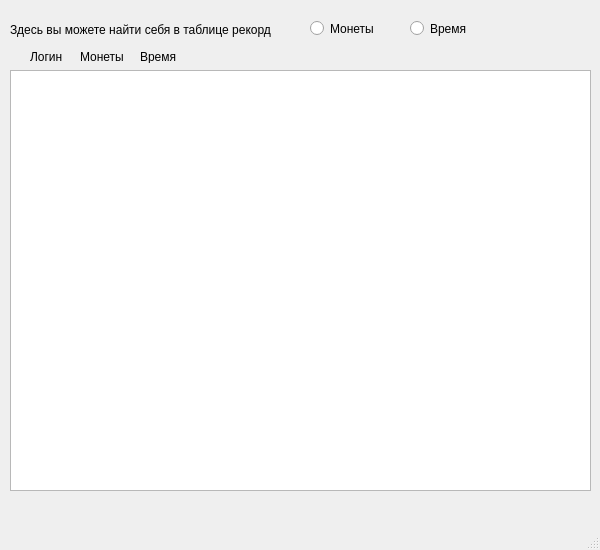
<?xml version="1.0" encoding="UTF-8"?>
<ui version="4.0">
 <class>MainWindow</class>
 <widget class="QMainWindow" name="MainWindow">
  <property name="geometry">
   <rect>
    <x>0</x>
    <y>0</y>
    <width>600</width>
    <height>550</height>
   </rect>
  </property>
  <property name="windowTitle">
   <string>MainWindow</string>
  </property>
  <widget class="QWidget" name="centralwidget">
   <widget class="QLabel" name="label">
    <property name="geometry">
     <rect>
      <x>10</x>
      <y>20</y>
      <width>261</width>
      <height>20</height>
     </rect>
    </property>
    <property name="text">
     <string>Здесь вы можете найти себя в таблице рекордов!</string>
    </property>
   </widget>
   <widget class="QRadioButton" name="radioButton">
    <property name="geometry">
     <rect>
      <x>310</x>
      <y>20</y>
      <width>82</width>
      <height>17</height>
     </rect>
    </property>
    <property name="text">
     <string>Монеты</string>
    </property>
   </widget>
   <widget class="QRadioButton" name="radioButton_2">
    <property name="geometry">
     <rect>
      <x>410</x>
      <y>20</y>
      <width>82</width>
      <height>17</height>
     </rect>
    </property>
    <property name="text">
     <string>Время</string>
    </property>
   </widget>
   <widget class="QTextBrowser" name="textBrowser">
    <property name="geometry">
     <rect>
      <x>10</x>
      <y>70</y>
      <width>581</width>
      <height>421</height>
     </rect>
    </property>
   </widget>
   <widget class="QLabel" name="label_2">
    <property name="geometry">
     <rect>
      <x>30</x>
      <y>50</y>
      <width>47</width>
      <height>13</height>
     </rect>
    </property>
    <property name="text">
     <string>Логин</string>
    </property>
   </widget>
   <widget class="QLabel" name="label_3">
    <property name="geometry">
     <rect>
      <x>80</x>
      <y>50</y>
      <width>47</width>
      <height>13</height>
     </rect>
    </property>
    <property name="text">
     <string>Монеты</string>
    </property>
   </widget>
   <widget class="QLabel" name="label_4">
    <property name="geometry">
     <rect>
      <x>140</x>
      <y>50</y>
      <width>47</width>
      <height>13</height>
     </rect>
    </property>
    <property name="text">
     <string>Время</string>
    </property>
   </widget>
  </widget>
  <widget class="QMenuBar" name="menubar">
   <property name="geometry">
    <rect>
     <x>0</x>
     <y>0</y>
     <width>600</width>
     <height>21</height>
    </rect>
   </property>
  </widget>
  <widget class="QStatusBar" name="statusbar"/>
 </widget>
 <resources/>
 <connections/>
</ui>
